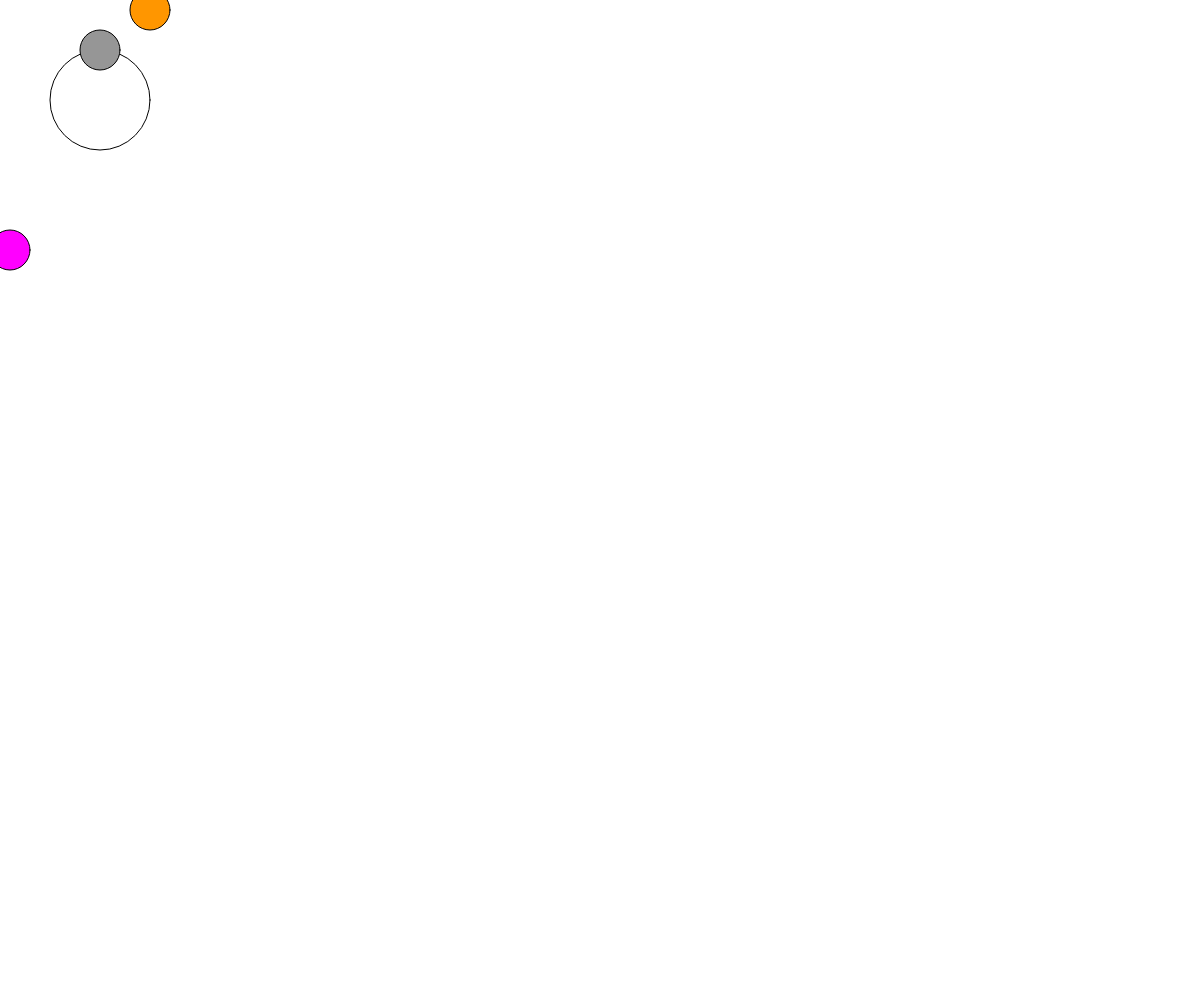
Frame 1 (no input)
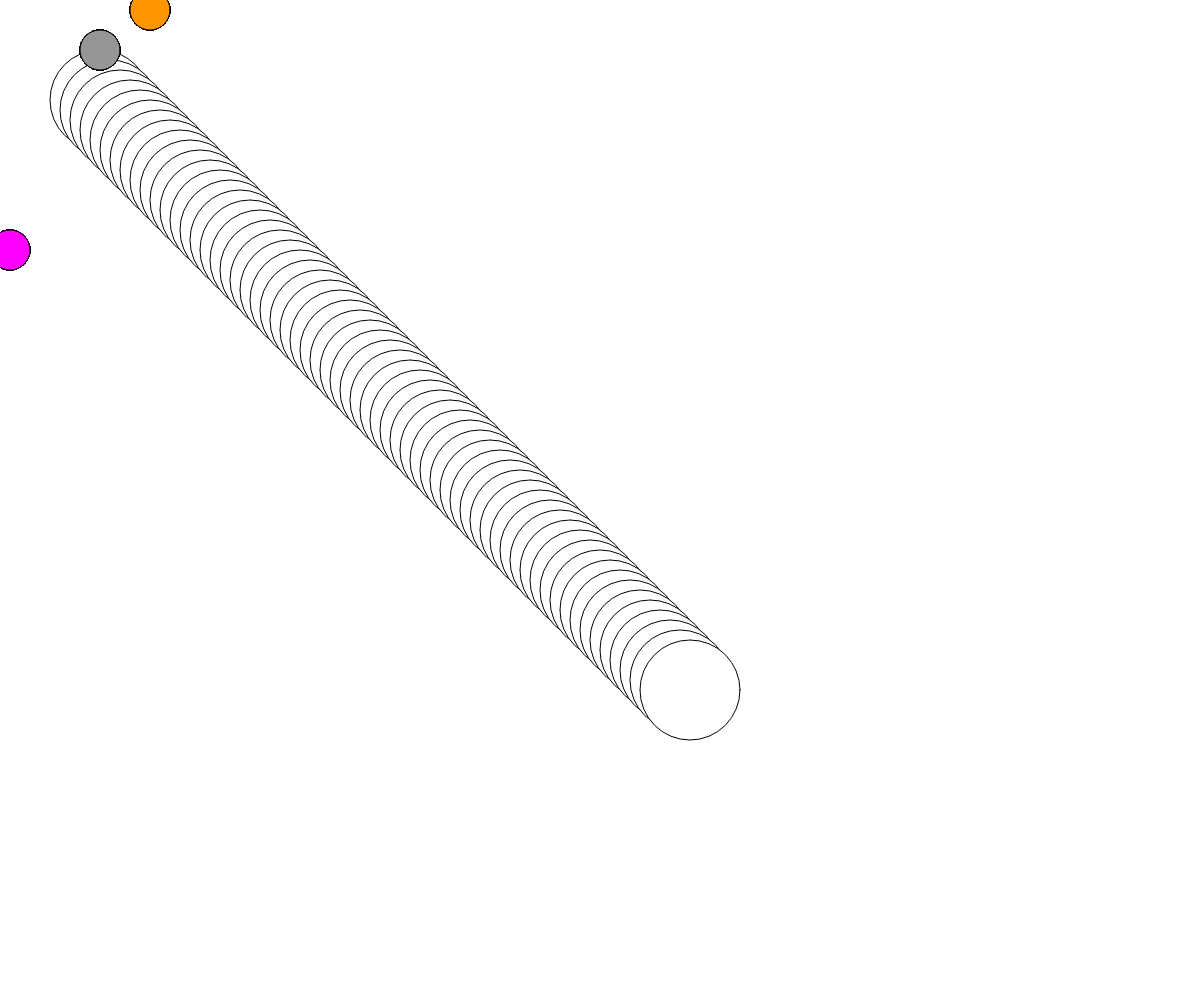
Frame 60 (no input)
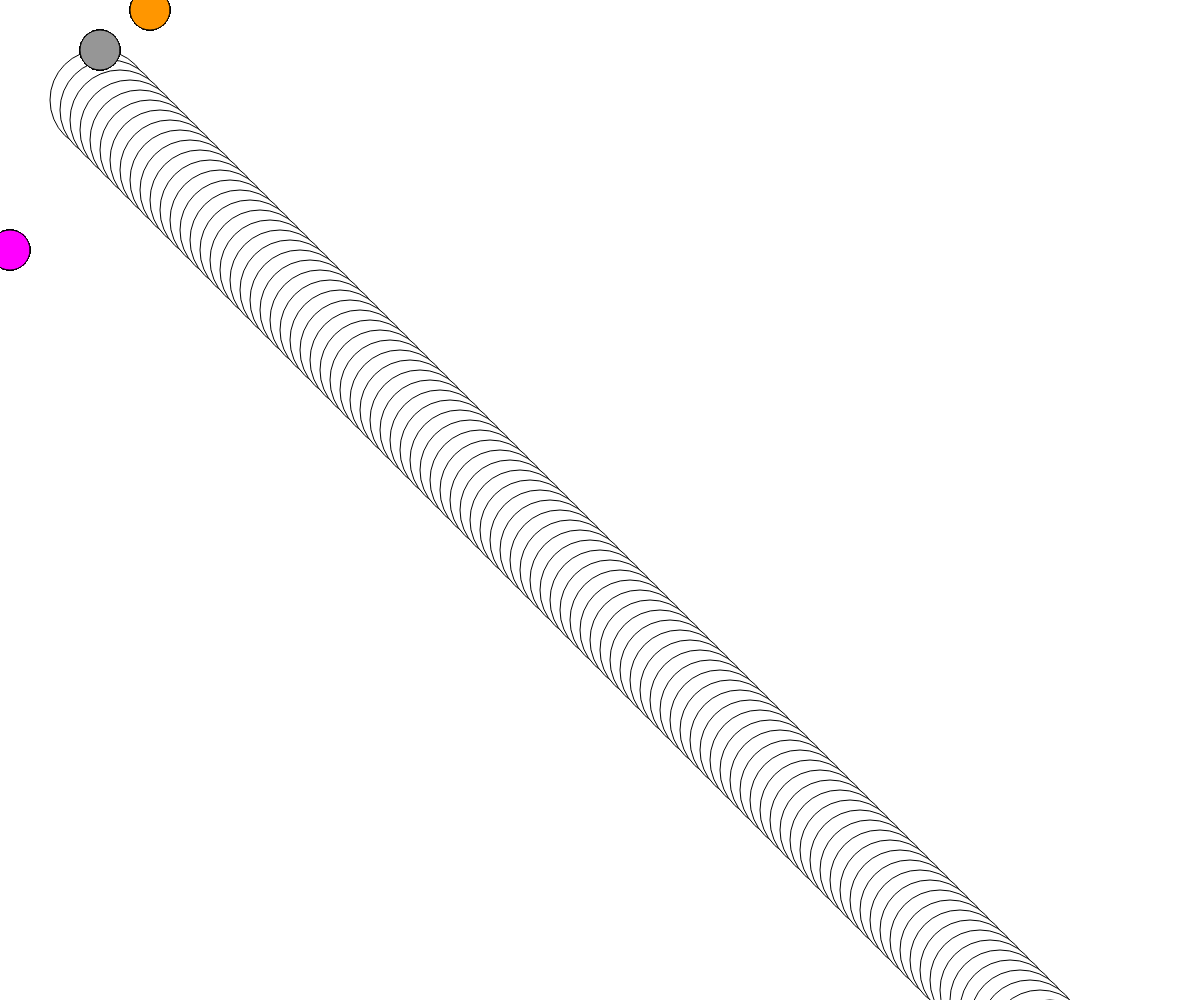
Frame 120 (the mouse pressed at the canvas centre since frame 60)

The p5.js sketch that drew these frames (run headless with seeded random() and noise() and a simulated clock; from frame 60 on, the mouse is pressed at the canvas centre):

// p5.js sketch
// ── sketch.js
var maVariable;

function setup() {
    createCanvas( windowWidth, windowHeight );
    maVariable = 100;
    // frameRate( 1 );
}

function draw() {
    fill( 255 );
    ellipse( maVariable, maVariable, 100, 100 );
    maVariable = maVariable + 10;

    redCircle( 100, 50, 150 );
    redCircle( 10, 250, '#ff00ff' );
    redCircle( 150, 10, 'rgb(255,150, 0)' );
}

function redCircle( positionX, positionY, couleur ){
    fill( couleur );
    ellipse( positionX, positionY, 40 );
}
